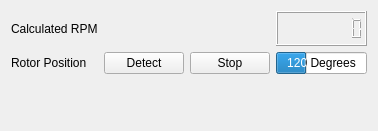
        <widget class="QWidget" name="tab_3">
         <attribute name="title">
          <string>Misc</string>
         </attribute>
         <layout class="QVBoxLayout" name="verticalLayout_5">
          <item>
           <layout class="QGridLayout" name="gridLayout_8">
            <item row="1" column="1">
             <widget class="QPushButton" name="detectButton">
              <property name="text">
               <string>Detect</string>
              </property>
             </widget>
            </item>
            <item row="0" column="0">
             <widget class="QLabel" name="label_4">
              <property name="text">
               <string>Calculated RPM</string>
              </property>
             </widget>
            </item>
            <item row="0" column="3">
             <widget class="QLCDNumber" name="rpmLcdNumber">
              <property name="minimumSize">
               <size>
                <width>0</width>
                <height>35</height>
               </size>
              </property>
              <property name="digitCount">
               <number>8</number>
              </property>
             </widget>
            </item>
            <item row="1" column="0">
             <widget class="QLabel" name="label_11">
              <property name="text">
               <string>Rotor Position</string>
              </property>
             </widget>
            </item>
            <item row="1" column="3">
             <widget class="QProgressBar" name="rotorPosBar">
              <property name="maximum">
               <number>359</number>
              </property>
              <property name="value">
               <number>120</number>
              </property>
              <property name="format">
               <string>%v Degrees</string>
              </property>
             </widget>
            </item>
            <item row="1" column="2">
             <widget class="QPushButton" name="stopDetectButton">
              <property name="text">
               <string>Stop</string>
              </property>
             </widget>
            </item>
           </layout>
          </item>
          <item>
           <widget class="QCustomPlot" name="realtimePlotPosition" native="true">
            <property name="sizePolicy">
             <sizepolicy hsizetype="Preferred" vsizetype="MinimumExpanding">
              <horstretch>0</horstretch>
              <verstretch>0</verstretch>
             </sizepolicy>
            </property>
           </widget>
          </item>
          <item>
           <spacer name="verticalSpacer_2">
            <property name="orientation">
             <enum>Qt::Vertical</enum>
            </property>
            <property name="sizeHint" stdset="0">
             <size>
              <width>20</width>
              <height>40</height>
             </size>
            </property>
           </spacer>
          </item>
         </layout>
        </widget>
